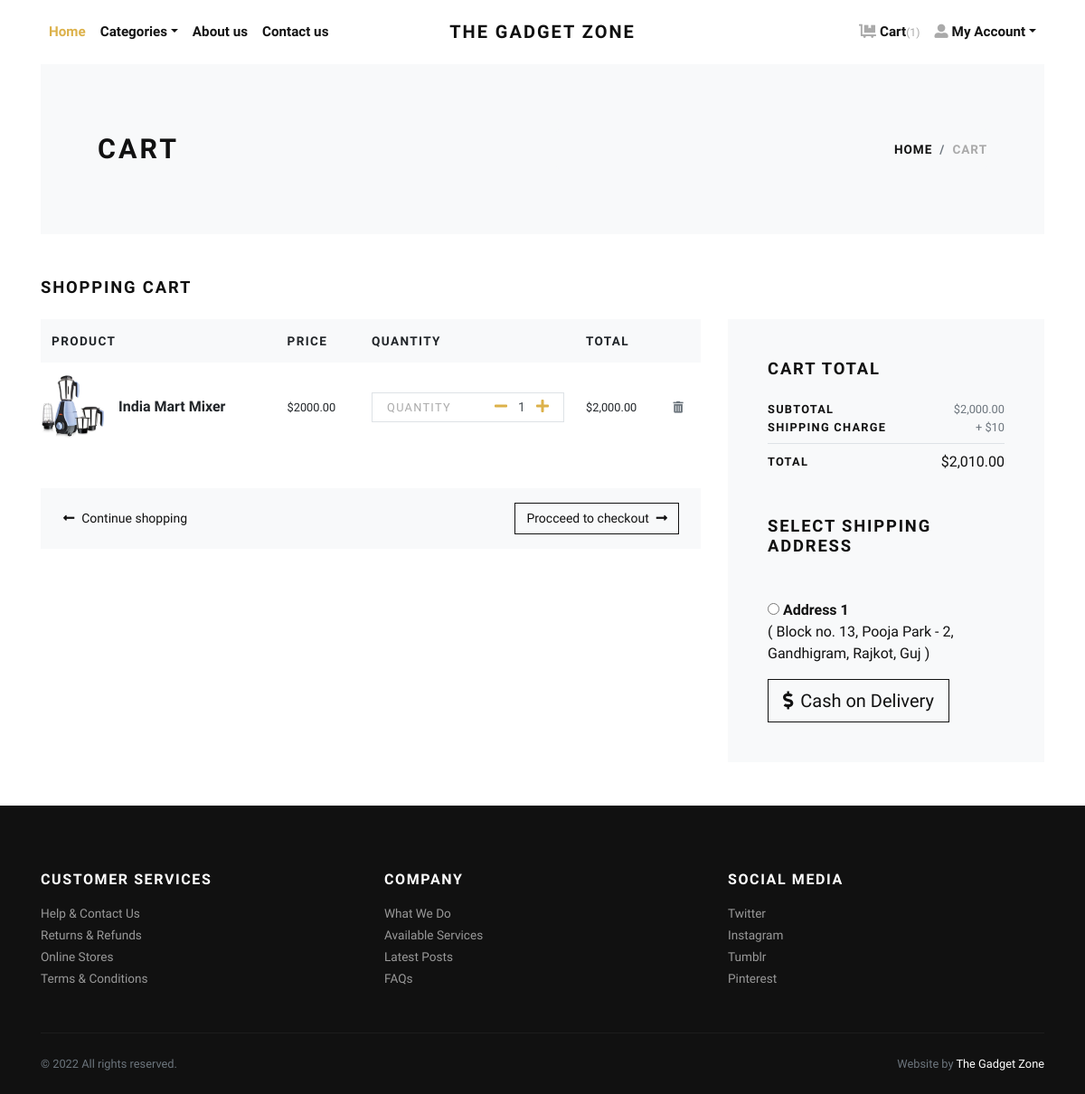
Page /cart/ (signed in) on the committed database.
### store/models.py (models this page shows, shortened)
class Cart(models.Model):
    user = models.ForeignKey(User, verbose_name="User", on_delete=models.CASCADE)
    product = models.ForeignKey(Product, verbose_name="Product", on_delete=models.CASCADE)
    quantity = models.PositiveIntegerField(default=1, verbose_name="Quantity")
    created_at = models.DateTimeField(auto_now_add=True, verbose_name="Created Date")
    updated_at = models.DateTimeField(auto_now=True, verbose_name="Updated Date")
    @property
    def total_price(self):
        return self.quantity * self.product.price

class Product(models.Model):
    title = models.CharField(max_length=150, verbose_name="Product Title")
    slug = models.SlugField(max_length=160, verbose_name="Product Slug")
    sku = models.CharField(max_length=255, unique=True, verbose_name="Unique Product ID (SKU)")
    short_description = models.TextField(verbose_name="Short Description")
    detail_description = models.TextField(blank=True, null=True, verbose_name="Detail Description")
    product_image = models.ImageField(upload_to='product', blank=True, null=True, verbose_name="Product Image")
    price = models.DecimalField(max_digits=8, decimal_places=2)
    category = models.ForeignKey(Category, verbose_name="Product Categoy", on_delete=models.CASCADE)
    is_active = models.BooleanField(verbose_name="Is Active?")
    is_featured = models.BooleanField(verbose_name="Is Featured?")
    created_at = models.DateTimeField(auto_now_add=True, verbose_name="Created Date")
    updated_at = models.DateTimeField(auto_now=True, verbose_name="Updated Date")
    class Meta:
        verbose_name_plural = 'Products'
        ordering = ('-created_at', )

class Address(models.Model):
    user = models.ForeignKey(User, verbose_name="User", on_delete=models.CASCADE)
    locality = models.CharField(max_length=150, verbose_name="Nearest Location")
    city = models.CharField(max_length=150, verbose_name="City")
    state = models.CharField(max_length=150, verbose_name="State")

### store/views.py (the view)
# urls.py: path('cart/', views.cart, name="cart"),
@login_required
def cart(request):
    user = request.user
    cart_products = Cart.objects.filter(user=user)
    amount = decimal.Decimal(0)
    shipping_amount = decimal.Decimal(10)
    cp = [p for p in Cart.objects.all() if p.user==user]
    if cp:
        for p in cp:
            temp_amount = (p.quantity * p.product.price)
            amount += temp_amount
    addresses = Address.objects.filter(user=user)
    context = {
        'cart_products': cart_products,
        'amount': amount,
        'shipping_amount': shipping_amount,
        'total_amount': amount + shipping_amount,
        'addresses': addresses,
    }
    return render(request, 'store/cart.html', context)

### store/context_preprocessors.py (called while the page is built)
def store_menu(request):
    categories = Category.objects.filter(is_active=True)
    context = {
        'categories_menu': categories,
    }
    return context

def cart_menu(request):
    if request.user.is_authenticated:
        cart_items= Cart.objects.filter(user=request.user)
        context = {
            'cart_items': cart_items,
        }
    else:
        context = {}
    return context

### templates/store/cart.html (shortened to what this page needs)
{% extends 'base.html' %}
{% load static %}
{% load humanize %}
    {% block content %}
      <div class="container">
        <section class="py-5 bg-light">
          <div class="container">
            <div class="row px-4 px-lg-5 py-lg-4 align-items-center">
              <div class="col-lg-6">
                <h1 class="h2 text-uppercase mb-0">Cart</h1>
              </div>
              <div class="col-lg-6 text-lg-right">
                <nav aria-label="breadcrumb">
                  <ol class="breadcrumb justify-content-lg-end mb-0 px-0">
                    <li class="breadcrumb-item"><a href="index.html">Home</a></li>
                    <li class="breadcrumb-item active" aria-current="page">Cart</li>
                  </ol>
                </nav>
              </div>
            </div>
          </div>
        </section>
        {% if cart_products %}
        <section class="py-5">
          <h2 class="h5 text-uppercase mb-4">Shopping cart</h2>
          <div class="row">
            <div class="col-lg-8 mb-4 mb-lg-0">
              <div class="table-responsive mb-4">
                <table class="table">
                  <thead class="bg-light">
                    <tr>
                      <th class="border-0" scope="col"> <strong class="text-small text-uppercase">Product</strong></th>
                      <th class="border-0" scope="col"> <strong class="text-small text-uppercase">Price</strong></th>
                      <th class="border-0" scope="col"> <strong class="text-small text-uppercase">Quantity</strong></th>
                      <th class="border-0" scope="col"> <strong class="text-small text-uppercase">Total</strong></th>
                      <th class="border-0" scope="col"> </th>
                    </tr>
                  </thead>
                  <tbody>
                    {% for cart_product in cart_products %}
                    <tr>
                      <th class="pl-0 border-0" scope="row">
                        <div class="media align-items-center">
                          {% if cart_product.product.product_image %}
                            <a class="reset-anchor d-block animsition-link" href="{% url 'store:product-detail' cart_product.product.slug %}"><img src="{{cart_product.product.product_image.url}}" alt="{{cart_product.product.title}}" width="70"/></a>
                          {% else %}
                            <a class="reset-anchor d-block animsition-link" href="{% url 'store:product-detail' cart_product.product.slug %}"><img src="{% static 'img/product-detail-3.jpg' %}" alt="{{cart_product.product.title}}" width="70"/></a>
                          {% endif %}
                          <div class="media-body ml-3"><strong class="h6"><a class="reset-anchor animsition-link" href="{% url 'store:product-detail' cart_product.product.slug %}">{{cart_product.product.title}}</a></strong></div>
                        </div>
                      </th>
                      <td class="align-middle border-0">
                        <p class="mb-0 small">${{cart_product.product.price}}</p>
                      </td>
                      <td class="align-middle border-0">
                        <div class="border d-flex align-items-center justify-content-between px-3"><span class="small text-uppercase text-gray headings-font-family">Quantity</span>
                          <div class="quantity">
                            <a href="{% url 'store:minus-cart' cart_product.id %}" class="dec-btn p-0 ml-2"><i class="fas fa-minus"></i></a>
                            <input class="form-control form-control-sm border-0 shadow-0 p-0" type="text" value="{{cart_product.quantity}}"/>
                            <a href="{% url 'store:plus-cart' cart_product.id %}" class="inc-btn p-0"><i class="fas fa-plus"></i></a>
                          </div>
                        </div>
                      </td>
                      <td class="align-middle border-0">
                        <p class="mb-0 small">${{cart_product.total_price|intcomma}}</p>
                      </td>
                      <td class="align-middle border-0"><a class="reset-anchor" href="{% url 'store:remove-cart' cart_product.id %}"><i class="fas fa-trash-alt small text-muted"></i></a></td>
                    </tr>
                    {% endfor %}
                  </tbody>
                </table>
              </div>
              <div class="bg-light px-4 py-3">
                <div class="row align-items-center text-center">
                  <div class="col-md-6 mb-3 mb-md-0 text-md-left"><a class="btn btn-link p-0 text-dark btn-sm" href="{% url 'store:home' %}"><i class="fas fa-long-arrow-alt-left mr-2"> </i>Continue shopping</a></div>
                  <div class="col-md-6 text-md-right"><a class="btn btn-outline-dark btn-sm" href="checkout.html">Procceed to checkout<i class="fas fa-long-arrow-alt-right ml-2"></i></a></div>
                </div>
              </div>
            </div>
            <div class="col-lg-4">
              <div class="card border-0 rounded-0 p-lg-4 bg-light">
                <div class="card-body">
                  <h5 class="text-uppercase mb-4">Cart total</h5>
                  <ul class="list-unstyled mb-0">
                    <li class="d-flex align-items-center justify-content-between"><strong class="text-uppercase small font-weight-bold">Subtotal</strong><span class="text-muted small">${{amount|intcomma}}</span></li>
                    <li class="d-flex align-items-center justify-content-between"><strong class="text-uppercase small font-weight-bold">Shipping Charge</strong><span class="text-muted small">+ ${{shipping_amount}}</span></li>
                    <li class="border-bottom my-2"></li>
                    <li class="d-flex align-items-center justify-content-between mb-4"><strong class="text-uppercase small font-weight-bold">Total</strong><span>${{total_amount|intcomma}}</span></li>
                  </ul>
                  <h5 class="text-uppercase my-5">Select Shipping Address</h5>
                  <form action="{% url 'store:checkout' %}" id="myform">
                    {% if addresses %}
                      {% for address in addresses %}
                        <div class="mb-3">
                        <input type="radio" name="address" value="{{address.id}}"> <strong>Address {{forloop.counter}}</strong> <br>
                        ( {{address.locality}}, {{address.city}}, {{address.state}} )
                        </div>
                      {% endfor %}
                    {% endif %}
                    <button type="submit" class="btn btn-dark btn-lg btn-outline-dark" type="submit"> <i class="fas fa-dollar-sign mr-2"></i>Cash on Delivery</button>
                  </form>
                </div>
              </div>
            </div>
          </div>
        </section>
        {% else %}
          <div class="text-center py-5">
            <h3 class="mb-3">Your cart is empty.</h3>
            <a href="{% url 'store:home' %}"><i class="fas fa-long-arrow-alt-left mr-2"> </i>Continue shopping</a>
          </div>
        {% endif %}
      </div>
      {% endblock content %}

### TheGadgetZone/static/css/style.default.css (style rules this page uses)
.text-small { font-size: 0.85rem !important; }
.text-gray { color: #aaa !important; }
strong { font-weight: 700; }
.quantity { display: -ms-flexbox; display: flex; -ms-flex-align: center; align-items: center; font-family: inherit; }
.quantity input { width: 2rem; text-align: center; }
.text-uppercase { text-transform: uppercase; letter-spacing: 0.1em; }
.border { border: 1px solid #dee2e6 !important; }
.shadow-0 { box-shadow: none !important; }
.reset-anchor { color: inherit; transition: all 0.3s; }
.headings-font-family { font-family: inherit !important; }
.btn { font-weight: 400; border: 1px solid transparent; font-family: inherit; padding: 0.375rem 1.5rem; font-size: 1rem; line-height: 1.5; border-radius: 0; transition: color 0.15s ease-in-out, background-color 0.15s ease-in-out, border-color 0.15s ease-in-out, box-shadow 0.15s ease-in-out; }
.btn-link { font-weight: 400; color: #dcb14a; }
.btn-dark { color: #fff; background-color: #111111; border-color: #111111; }
.btn-outline-dark { color: #111111; background-color: transparent; background-image: none; border-color: #111111; }
.btn-lg { padding: 0.5rem 1rem; font-size: 1.25rem; line-height: 1.5; border-radius: 0; }
.btn-sm { padding: 0.375rem 0.75rem; font-size: 0.875rem; line-height: 1.5; border-radius: 0; }
body { font-family: "Libre Franklin", sans-serif; font-size: 1rem; font-weight: 400; line-height: 1.5; color: #111111; background-color: #fff; }
a { color: #dcb14a; text-decoration: none; }
h1, h2, h3, h4, h5, h6, .h1, .h2, .h3, .h4, .h5, .h6 { margin-bottom: 0.5rem; font-family: inherit; font-weight: 900; line-height: 1.2; color: inherit; }
h1, .h1 { font-size: 2.2rem; }
h2, .h2 { font-size: 1.9rem; }
h5, .h5 { font-size: 1.15rem; }
h6, .h6 { font-size: 1rem; }
small, .small { font-size: 80%; font-weight: 400; }
.bg-light { background-color: #f8f9fa !important; }
.text-dark { color: #111111 !important; }
.form-control { padding: 0.375rem 0.75rem; font-size: 1rem; line-height: 1.5; color: #495057; background-color: #fff; border: 1px solid #ced4da; border-radius: 0; transition: border-color 0.15s ease-in-out, box-shadow 0.15s ease-in-out; }
.form-control::placeholder { color: #adb5bd; font-size: 0.85rem; font-weight: 400; }
.form-control-sm { padding: 0.25rem 0.5rem; font-size: 0.875rem; line-height: 1.5; border-radius: 0; }
.card { background-color: #fff; border: 1px solid rgba(17, 17, 17, 0.125); border-radius: 0; }
.card-body { padding: 1.25rem; }
.breadcrumb { background: #f8f9fa; }
.breadcrumb-item { font-size: 0.85rem; text-transform: uppercase; letter-spacing: 0.07em; font-weight: 900; color: #111111; }
.breadcrumb-item a { color: inherit; transition: all 0.3s; }
.breadcrumb-item.active { color: #aaa; }

### rows in the picture
Cart: product.product_image (picture), product "India Mart Mixer", product.price "2000.00", quantity "1", total_price "2,000.00"
Address: locality "Block no. 13, Pooja Park - 2, Gandhigram", city "Rajkot", state "Guj"

### other values in the picture
{{ cart_items.count }} "1"
{{ amount|intcomma }} "2,000.00"
{{ shipping_amount }} "10"
{{ total_amount|intcomma }} "2,010.00"
